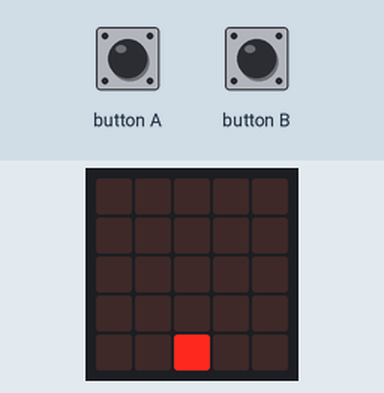
A program run on a simulated BBC micro:bit (MakeCode). Parts: the board's 5×5 LED display. The run ends where the board's game-over animation would start. At 3.3 s the program stops and its outputs stay as they are.

Above: at 0.1 s.
At 2.6 s:
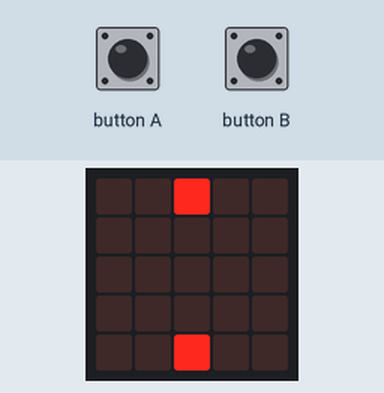
At 3.2 s:
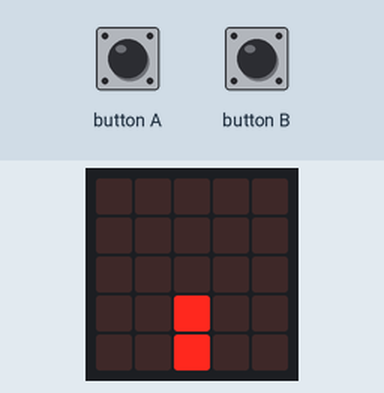

The program:

main.ts
```typescript
input.onButtonPressed(Button.A, function () {
    jokalaria.change(LedSpriteProperty.X, -1)
})
input.onButtonPressed(Button.B, function () {
    jokalaria.change(LedSpriteProperty.X, 1)
})
let meteorito: game.LedSprite = null
let jokalaria: game.LedSprite = null
jokalaria = game.createSprite(2, 4)
basic.forever(function () {
    basic.pause(1000)
    basic.pause(1500)
    meteorito = game.createSprite(2, 0)
    for (let index = 0; index < 4; index++) {
        basic.pause(200)
        meteorito.change(LedSpriteProperty.Y, 1)
    }
    if (meteorito.isTouching(jokalaria)) {
        game.gameOver()
    }
    if (true) {

    }
})
```

test.ts
```typescript
// aquí va el archivo "tests"; esto no se compilará cuando este paquete se utilice como una extensión.
```
